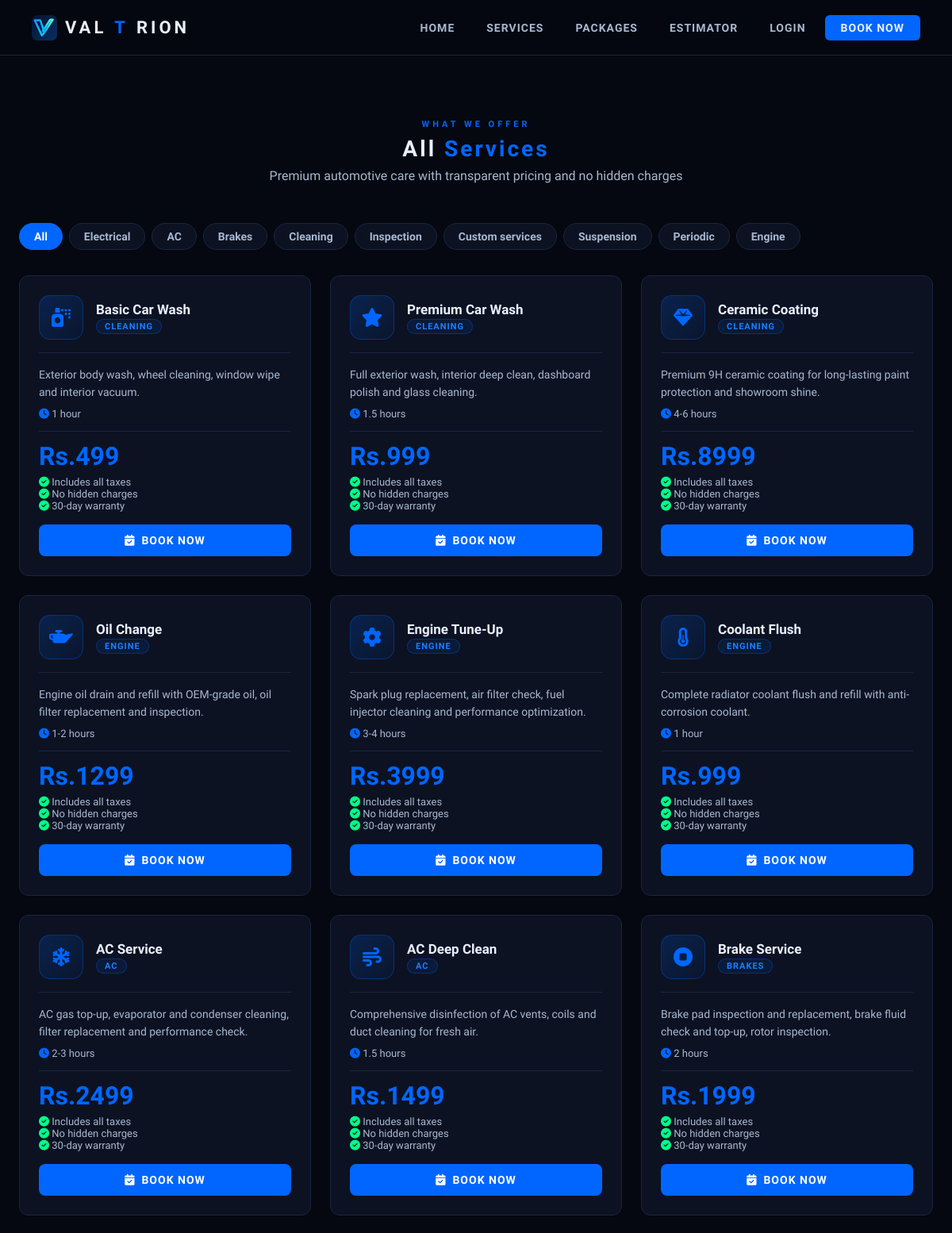
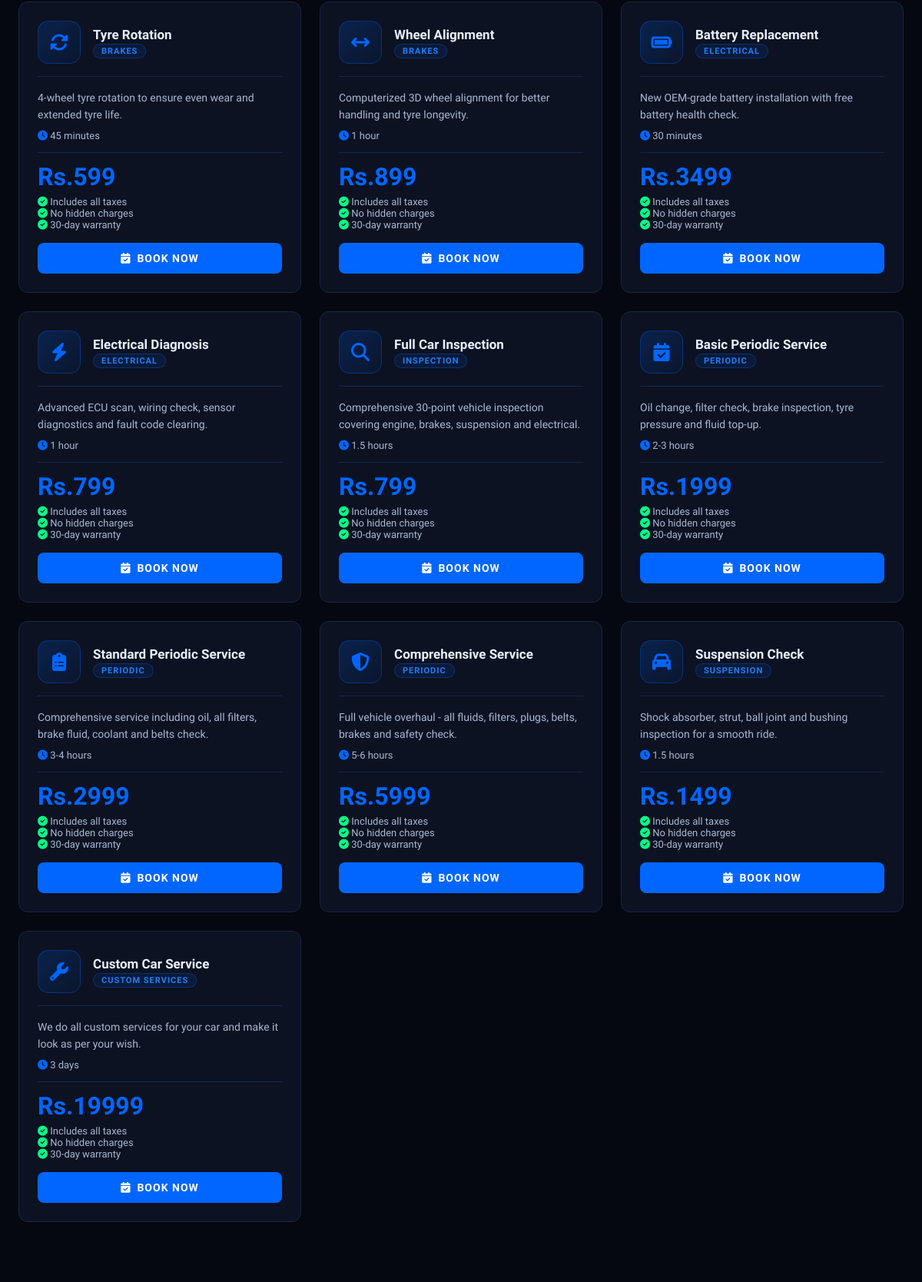
/services (upper part), run on the app's committed database (2 pictures, top to bottom).
### app/models.py (models this page shows)
class Service(db.Model):
    id          = db.Column(db.Integer, primary_key=True)
    name        = db.Column(db.String(100), nullable=False)
    description = db.Column(db.Text)
    price       = db.Column(db.Float, nullable=False)
    duration    = db.Column(db.String(50))
    category    = db.Column(db.String(50))
    icon        = db.Column(db.String(100))
    is_active   = db.Column(db.Boolean, default=True)

### app/routes/main.py (the view)
@main.route('/services')
def services():
    ensure_packages_exist()
    all_services = Service.query.filter(
        Service.category.isnot(None),
        Service.category != 'Packages'
    ).all()
    categories = list(set(service.category for service in all_services if service.category))
    return render_template('services.html', services=all_services, categories=categories)

### app/templates/services.html (shortened to what this page needs)
{% extends 'base.html' %}
{% block content %}
<section class="section">
<div class="container">
    <div style="text-align:center;margin-bottom:50px;">
        <p class="section-label">WHAT WE OFFER</p>
        <h2 class="section-title">All <span>Services</span></h2>
        <p style="color:var(--silver);">Premium automotive care with transparent pricing and no hidden charges</p>
    </div>
    <div style="display:flex;gap:8px;flex-wrap:wrap;margin-bottom:32px;">
        <button class="cat-tab active" onclick="filterCat('all',this)">All</button>
        {% for cat in categories %}
        <button class="cat-tab" onclick="filterCat('{{ cat }}',this)">{{ cat }}</button>
        {% endfor %}
    </div>
    <div style="display:grid;grid-template-columns:repeat(3,1fr);gap:24px;" id="sg">
        {% for service in services %}
        <div class="scard card" data-cat="{{ service.category }}">
            <div style="display:flex;align-items:center;gap:16px;margin-bottom:16px;">
                <div style="width:56px;height:56px;min-width:56px;background:linear-gradient(135deg,rgba(0,102,255,0.2),rgba(0,102,255,0.05));border:1px solid rgba(0,102,255,0.3);border-radius:14px;display:flex;align-items:center;justify-content:center;font-size:24px;color:var(--blue);">
                    <i class="fa {{ service.icon or 'fa-wrench' }}"></i>
                </div>
                <div>
                    <h3 style="font-size:17px;font-weight:700;color:var(--white);">{{ service.name }}</h3>
                    <span style="display:inline-block;background:rgba(0,102,255,0.1);border:1px solid rgba(0,102,255,0.3);color:var(--blue-bright);font-size:11px;letter-spacing:1px;padding:2px 10px;border-radius:20px;text-transform:uppercase;font-weight:600;">{{ service.category }}</span>
                </div>
            </div>
            <div style="border-bottom:1px solid var(--border);margin-bottom:16px;"></div>
            <div style="min-height:70px;">
                <p style="color:var(--silver);font-size:14px;line-height:1.6;">{{ service.description }}</p>
                <p style="color:var(--silver);font-size:13px;margin-top:8px;"><i class="fa fa-clock" style="color:var(--blue);"></i> {{ service.duration }}</p>
            </div>
            <div style="margin-top:12px;padding-top:12px;border-top:1px solid var(--border);min-height:70px;">
                <div style="font-family:'Orbitron';font-size:32px;font-weight:700;color:var(--blue);">Rs.{{ "%.0f"|format(service.price) }}</div>
                <p style="color:var(--silver);font-size:13px;margin-top:6px;"><i class="fa fa-check-circle" style="color:var(--green);"></i> Includes all taxes</p>
                <p style="color:var(--silver);font-size:13px;"><i class="fa fa-check-circle" style="color:var(--green);"></i> No hidden charges</p>
                <p style="color:var(--silver);font-size:13px;"><i class="fa fa-check-circle" style="color:var(--green);"></i> 30-day warranty</p>
            </div>
            <a href="{{ url_for('booking.book_service', service_id=service.id) }}" class="btn btn-primary" style="width:100%;justify-content:center;margin-top:16px;">
                <i class="fa fa-calendar-check"></i> Book Now
            </a>
        </div>
        {% endfor %}
    </div>
</div>
</section>
{% endblock %}

### app/templates/base.html (style rules this page uses)
:root { --black: #050810; --dark: #080d1a; --card: #0c1222; --border: #1a2540; --blue: #0066FF; --blue-bright: #1a7fff; --blue-glow: rgba(0,102,255,0.3); --silver: #a8b8d0; --silver-light: #c8d8e8; --white: #e8f0ff; --green: #00ff88; --red: #ff3355; }
* { margin:0; padding:0; box-sizing:border-box; }
html { scroll-behavior:smooth; }
body { background:var(--black); color:var(--white); font-family:'Rajdhani',sans-serif; font-size:16px; overflow-x:hidden; }
.btn { display:inline-flex; align-items:center; gap:8px; padding:12px 28px; border-radius:8px; font-family:'Rajdhani',sans-serif; font-weight:700; font-size:14px; letter-spacing:1px; text-transform:uppercase; cursor:pointer; border:none; transition:all 0.3s; text-decoration:none; }
.btn-primary { background:var(--blue); color:white; }
.card { background:var(--card); border:1px solid var(--border); border-radius:12px; padding:24px; transition:all 0.3s; }
.section { padding:80px 0; }
.container { max-width:1200px; margin:0 auto; padding:0 24px; }
.section-title { font-family:'Orbitron',monospace; font-size:28px; font-weight:700; letter-spacing:3px; color:var(--white); margin-bottom:8px; }
.section-title span { color:var(--blue); }
.section-label { font-size:11px; letter-spacing:4px; color:var(--blue); text-transform:uppercase; font-weight:700; margin-bottom:8px; }

### app/templates/services.html (style rules this page uses)
.cat-tab { background:var(--card);border:1px solid var(--border);color:var(--silver);padding:8px 18px;border-radius:30px;cursor:pointer;font-family:'Rajdhani';font-size:14px;font-weight:600;transition:all 0.2s; }
.cat-tab.active, .cat-tab:hover { background:var(--blue);border-color:var(--blue);color:white; }
.scard { transition:all 0.3s; }

### data on the page
Service: category "Electrical", name "Battery Replacement", category "ELECTRICAL", description "New OEM-grade battery installation with free battery health check.", duration "30 minutes", price "3499"
Service: category "AC", name "AC Service", description "AC gas top-up, evaporator and condenser cleaning, filter replacement and performance check.", duration "2-3 hours", price "2499"
Service: category "Brakes", name "Brake Service", category "BRAKES", description "Brake pad inspection and replacement, brake fluid check and top-up, rotor inspection.", duration "2 hours", price "1999"
Service: category "Cleaning", name "Basic Car Wash", category "CLEANING", description "Exterior body wash, wheel cleaning, window wipe and interior vacuum.", duration "1 hour", price "499"
Service: category "Inspection", name "Full Car Inspection", category "INSPECTION", description "Comprehensive 30-point vehicle inspection covering engine, brakes, suspension and electrical.", duration "1.5 hours", price "799"
Service: category "Custom services", name "Custom Car Service", category "CUSTOM SERVICES", description "We do all custom services for your car and make it look as per your wish.", duration "3 days", price "19999"
Service: category "Suspension", name "Suspension Check", category "SUSPENSION", description "Shock absorber, strut, ball joint and bushing inspection for a smooth ride.", duration "1.5 hours", price "1499"
Service: category "Periodic", name "Basic Periodic Service", category "PERIODIC", description "Oil change, filter check, brake inspection, tyre pressure and fluid top-up.", duration "2-3 hours", price "1999"
Service: category "Engine", name "Oil Change", category "ENGINE", description "Engine oil drain and refill with OEM-grade oil, oil filter replacement and inspection.", duration "1-2 hours", price "1299"
Service: name "Premium Car Wash", category "CLEANING", description "Full exterior wash, interior deep clean, dashboard polish and glass cleaning.", duration "1.5 hours", price "999"
Service: name "Ceramic Coating", category "CLEANING", description "Premium 9H ceramic coating for long-lasting paint protection and showroom shine.", duration "4-6 hours", price "8999"
Service: name "Engine Tune-Up", category "ENGINE", description "Spark plug replacement, air filter check, fuel injector cleaning and performance optimization.", duration "3-4 hours", price "3999"
Service: name "Coolant Flush", category "ENGINE", description "Complete radiator coolant flush and refill with anti-corrosion coolant.", duration "1 hour", price "999"
Service: name "AC Deep Clean", category "AC", description "Comprehensive disinfection of AC vents, coils and duct cleaning for fresh air.", duration "1.5 hours", price "1499"
Service: name "Tyre Rotation", category "BRAKES", description "4-wheel tyre rotation to ensure even wear and extended tyre life.", duration "45 minutes", price "599"
Service: name "Wheel Alignment", category "BRAKES", description "Computerized 3D wheel alignment for better handling and tyre longevity.", duration "1 hour", price "899"
Service: name "Electrical Diagnosis", category "ELECTRICAL", description "Advanced ECU scan, wiring check, sensor diagnostics and fault code clearing.", duration "1 hour", price "799"
Service: name "Standard Periodic Service", category "PERIODIC", description "Comprehensive service including oil, all filters, brake fluid, coolant and belts check.", duration "3-4 hours", price "2999"
Service: name "Comprehensive Service", category "PERIODIC", description "Full vehicle overhaul - all fluids, filters, plugs, belts, brakes and safety check.", duration "5-6 hours", price "5999"
